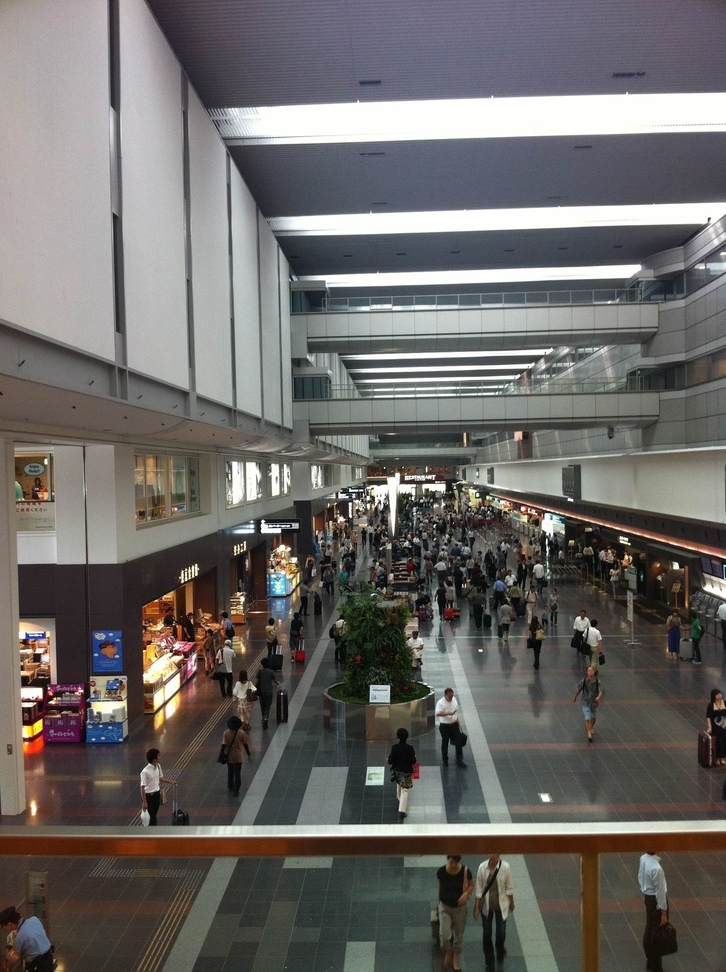
//> input picture trial/left.jpg, 726 x 972 px, shrunk from 1936 x 2592 before the run
$ ./test left.jpg right.jpg   (built with g++ and OpenCV 4, older OpenCV classes emulated)
//> lines starting //> are read from the running program, lines starting //| are printed output that depends on the picture
#include <iostream>
#include <string>

#include <cv.h>
#include <highgui.h>

using namespace std;
using namespace cv;

class Stereo {
public:
  Mat leftImage;
  Mat rightImage;
  Mat disparityMap;

  // constructor
  Stereo( Mat *left, Mat *right);

  // methods
  void find_and_match_key_points();
  void compute_fundamental_mat();
  void compute_stereo_correspondence();

  //private:
  vector<DMatch> matches;
  vector<KeyPoint> kpt_left;
  vector<KeyPoint> kpt_right;
  int height;
  int width;
  Mat fund_mat;

};

void printMat( Mat m );

int main(int argc, char* argv[] ){

  Mat left = imread( argv[1], 0 );
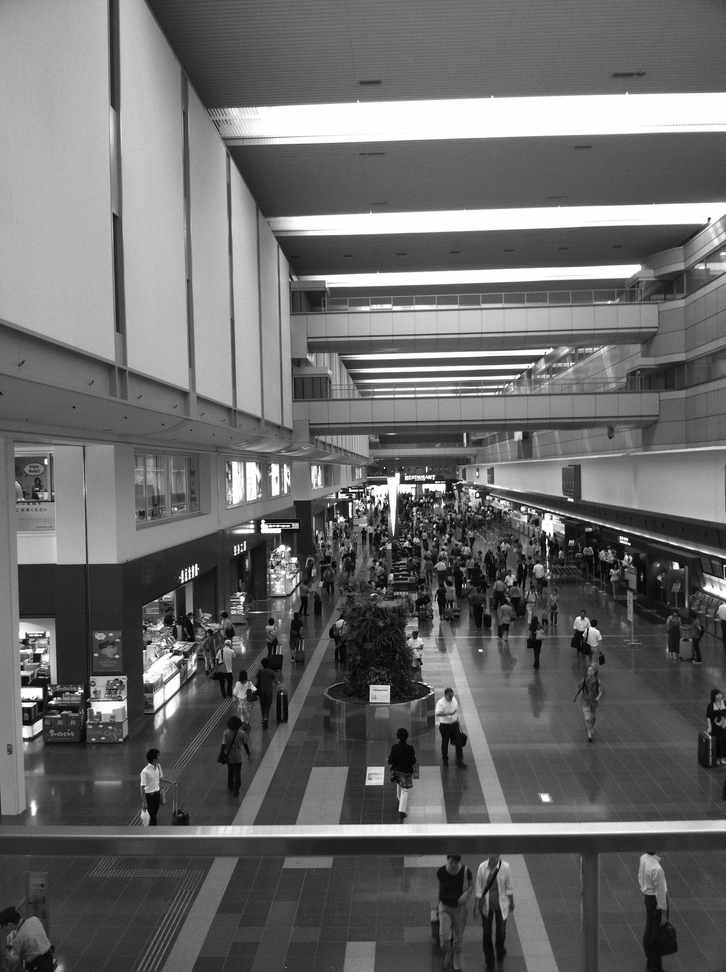
//> left: 972 rows x 726 cols, CV_8UC1; min 0, max 255, mean 105.9
  Mat right = imread( argv[2], 0 );
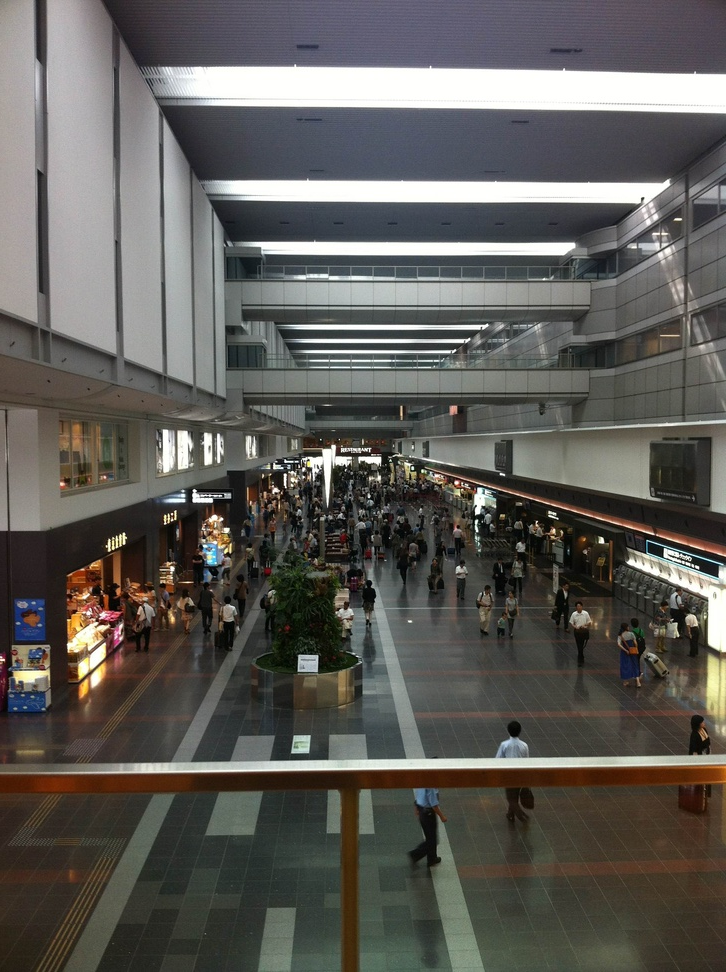
//> input picture trial/right.jpg, 726 x 972 px, shrunk from 1936 x 2592 before the run
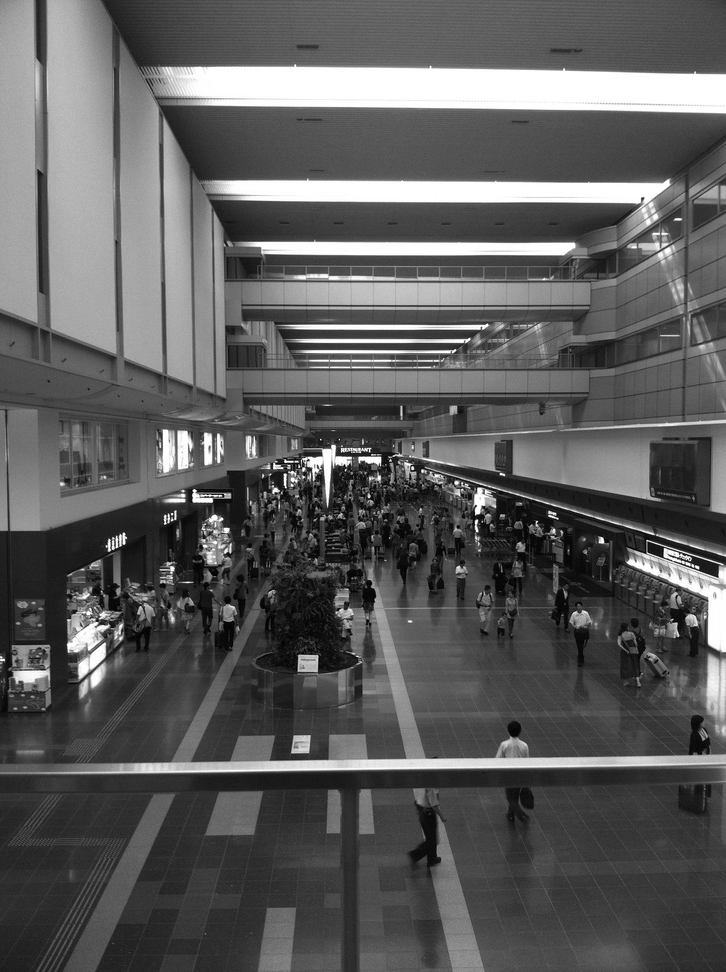
//> right: 972 rows x 726 cols, CV_8UC1; min 0, max 255, mean 92.7
  Stereo *stereo = new Stereo( &left, &right );

  stereo->find_and_match_key_points();
  // [6 lines of commented-out code are left out]

  stereo->compute_fundamental_mat();

  return 0;

}


Stereo::Stereo( Mat *left, Mat *right ) {
  leftImage = left->clone();
  rightImage = right->clone();

  printf("size of left = %d, %d\n", leftImage.rows, leftImage.cols);
//| size of left = 972, 726
  printf("size of right = %d, %d\n", rightImage.rows, rightImage.cols);
//| size of right = 972, 726

}

void Stereo::find_and_match_key_points() {

  GoodFeaturesToTrackDetector detector(200, 0.25, 1, 4, true, 0.1);
  detector.detect(leftImage, kpt_left);
//> kpt_left = 123 keypoints; strongest (x, y, size): (350, 490, 4), (350, 504, 4), (263, 521, 4), (478, 495, 4)
  detector.detect(rightImage, kpt_right);
//> kpt_right = 116 keypoints; strongest (x, y, size): (285, 475, 4), (286, 461, 4), (413, 468, 4), (194, 491, 4)
  printf("extraction done %zd, %zd\n", kpt_left.size(), kpt_right.size());
//| extraction done 123, 116

  // computing descriptors
//> (the run ends here: the program stops with an error, at `Ptr<DescriptorExtractor> extractor = DescriptorExtractor::create("BRIE..`)
